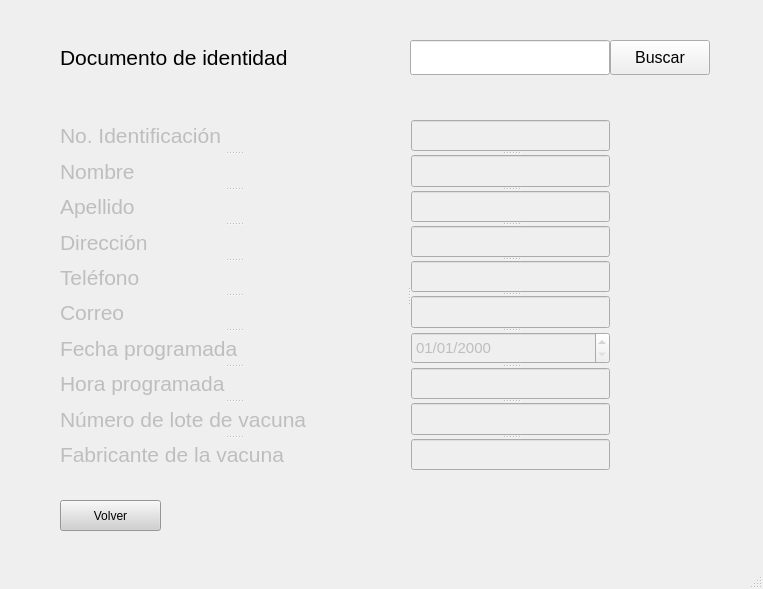
<?xml version="1.0" encoding="UTF-8"?>
<ui version="4.0">
 <class>ConsultaVacunacionPaciente</class>
 <widget class="QMainWindow" name="ConsultaVacunacionPaciente">
  <property name="geometry">
   <rect>
    <x>0</x>
    <y>0</y>
    <width>763</width>
    <height>589</height>
   </rect>
  </property>
  <property name="windowTitle">
   <string>MainWindow</string>
  </property>
  <widget class="QWidget" name="centralwidget">
   <widget class="QLabel" name="label_11">
    <property name="geometry">
     <rect>
      <x>60</x>
      <y>40</y>
      <width>345</width>
      <height>35</height>
     </rect>
    </property>
    <property name="font">
     <font>
      <pointsize>16</pointsize>
     </font>
    </property>
    <property name="text">
     <string>Documento de identidad</string>
    </property>
   </widget>
   <widget class="QLineEdit" name="noId">
    <property name="geometry">
     <rect>
      <x>410</x>
      <y>40</y>
      <width>200</width>
      <height>35</height>
     </rect>
    </property>
   </widget>
   <widget class="QPushButton" name="pushButton">
    <property name="geometry">
     <rect>
      <x>610</x>
      <y>40</y>
      <width>100</width>
      <height>35</height>
     </rect>
    </property>
    <property name="font">
     <font>
      <pointsize>12</pointsize>
     </font>
    </property>
    <property name="text">
     <string>Buscar</string>
    </property>
   </widget>
   <widget class="QSplitter" name="splitter_3">
    <property name="enabled">
     <bool>false</bool>
    </property>
    <property name="geometry">
     <rect>
      <x>60</x>
      <y>120</y>
      <width>550</width>
      <height>350</height>
     </rect>
    </property>
    <property name="orientation">
     <enum>Qt::Horizontal</enum>
    </property>
    <widget class="QSplitter" name="splitter">
     <property name="orientation">
      <enum>Qt::Vertical</enum>
     </property>
     <widget class="QLabel" name="label">
      <property name="font">
       <font>
        <pointsize>16</pointsize>
       </font>
      </property>
      <property name="text">
       <string>No. Identificación</string>
      </property>
     </widget>
     <widget class="QLabel" name="label_2">
      <property name="font">
       <font>
        <pointsize>16</pointsize>
       </font>
      </property>
      <property name="text">
       <string>Nombre</string>
      </property>
     </widget>
     <widget class="QLabel" name="label_3">
      <property name="font">
       <font>
        <pointsize>16</pointsize>
       </font>
      </property>
      <property name="text">
       <string>Apellido</string>
      </property>
     </widget>
     <widget class="QLabel" name="label_4">
      <property name="font">
       <font>
        <pointsize>16</pointsize>
       </font>
      </property>
      <property name="text">
       <string>Dirección</string>
      </property>
     </widget>
     <widget class="QLabel" name="label_5">
      <property name="font">
       <font>
        <pointsize>16</pointsize>
       </font>
      </property>
      <property name="text">
       <string>Teléfono</string>
      </property>
     </widget>
     <widget class="QLabel" name="label_6">
      <property name="font">
       <font>
        <pointsize>16</pointsize>
       </font>
      </property>
      <property name="text">
       <string>Correo</string>
      </property>
     </widget>
     <widget class="QLabel" name="label_7">
      <property name="font">
       <font>
        <pointsize>16</pointsize>
       </font>
      </property>
      <property name="text">
       <string>Fecha programada</string>
      </property>
     </widget>
     <widget class="QLabel" name="label_8">
      <property name="font">
       <font>
        <pointsize>16</pointsize>
       </font>
      </property>
      <property name="text">
       <string>Hora programada</string>
      </property>
     </widget>
     <widget class="QLabel" name="label_21">
      <property name="font">
       <font>
        <pointsize>16</pointsize>
       </font>
      </property>
      <property name="text">
       <string>Número de lote de vacuna</string>
      </property>
     </widget>
     <widget class="QLabel" name="label_22">
      <property name="font">
       <font>
        <pointsize>16</pointsize>
       </font>
      </property>
      <property name="text">
       <string>Fabricante de la vacuna</string>
      </property>
     </widget>
    </widget>
    <widget class="QSplitter" name="splitter_2">
     <property name="enabled">
      <bool>false</bool>
     </property>
     <property name="orientation">
      <enum>Qt::Vertical</enum>
     </property>
     <widget class="QLineEdit" name="nombre">
      <property name="font">
       <font>
        <pointsize>11</pointsize>
       </font>
      </property>
     </widget>
     <widget class="QLineEdit" name="apellido">
      <property name="font">
       <font>
        <pointsize>11</pointsize>
       </font>
      </property>
     </widget>
     <widget class="QLineEdit" name="direccion">
      <property name="font">
       <font>
        <pointsize>11</pointsize>
       </font>
      </property>
     </widget>
     <widget class="QLineEdit" name="telefono">
      <property name="font">
       <font>
        <pointsize>11</pointsize>
       </font>
      </property>
     </widget>
     <widget class="QLineEdit" name="correo">
      <property name="font">
       <font>
        <pointsize>11</pointsize>
       </font>
      </property>
     </widget>
     <widget class="QLineEdit" name="ciudad">
      <property name="font">
       <font>
        <pointsize>11</pointsize>
       </font>
      </property>
     </widget>
     <widget class="QDateEdit" name="fechaNacimiento">
      <property name="font">
       <font>
        <pointsize>11</pointsize>
       </font>
      </property>
      <property name="displayFormat">
       <string>dd/MM/yyyy</string>
      </property>
     </widget>
     <widget class="QLineEdit" name="ciudad_2">
      <property name="font">
       <font>
        <pointsize>11</pointsize>
       </font>
      </property>
     </widget>
     <widget class="QLineEdit" name="ciudad_3">
      <property name="font">
       <font>
        <pointsize>11</pointsize>
       </font>
      </property>
     </widget>
     <widget class="QLineEdit" name="ciudad_4">
      <property name="font">
       <font>
        <pointsize>11</pointsize>
       </font>
      </property>
     </widget>
    </widget>
   </widget>
   <widget class="QLabel" name="label_9">
    <property name="geometry">
     <rect>
      <x>170</x>
      <y>500</y>
      <width>441</width>
      <height>31</height>
     </rect>
    </property>
    <property name="text">
     <string>&lt;html&gt;&lt;head/&gt;&lt;body&gt;&lt;p align=&quot;center&quot;&gt;&lt;br/&gt;&lt;/p&gt;&lt;/body&gt;&lt;/html&gt;</string>
    </property>
   </widget>
   <widget class="QPushButton" name="pushButton_2">
    <property name="geometry">
     <rect>
      <x>60</x>
      <y>500</y>
      <width>101</width>
      <height>31</height>
     </rect>
    </property>
    <property name="styleSheet">
     <string notr="true">background-color: rgb(208, 208, 208);</string>
    </property>
    <property name="text">
     <string>Volver</string>
    </property>
   </widget>
  </widget>
  <widget class="QMenuBar" name="menubar">
   <property name="geometry">
    <rect>
     <x>0</x>
     <y>0</y>
     <width>763</width>
     <height>21</height>
    </rect>
   </property>
  </widget>
  <widget class="QStatusBar" name="statusbar"/>
 </widget>
 <resources/>
 <connections/>
</ui>
